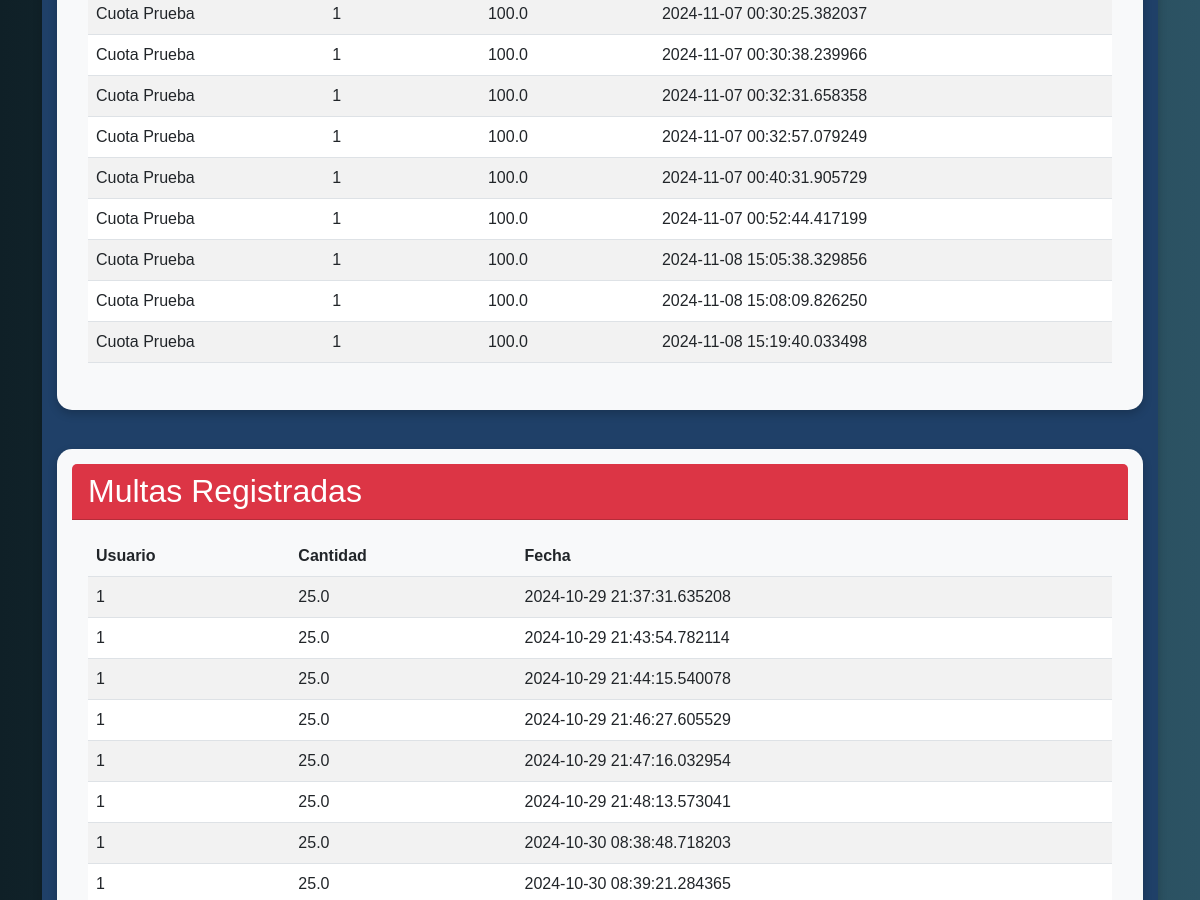
Page /dinero (signed in, middle part) on the earlier database version.
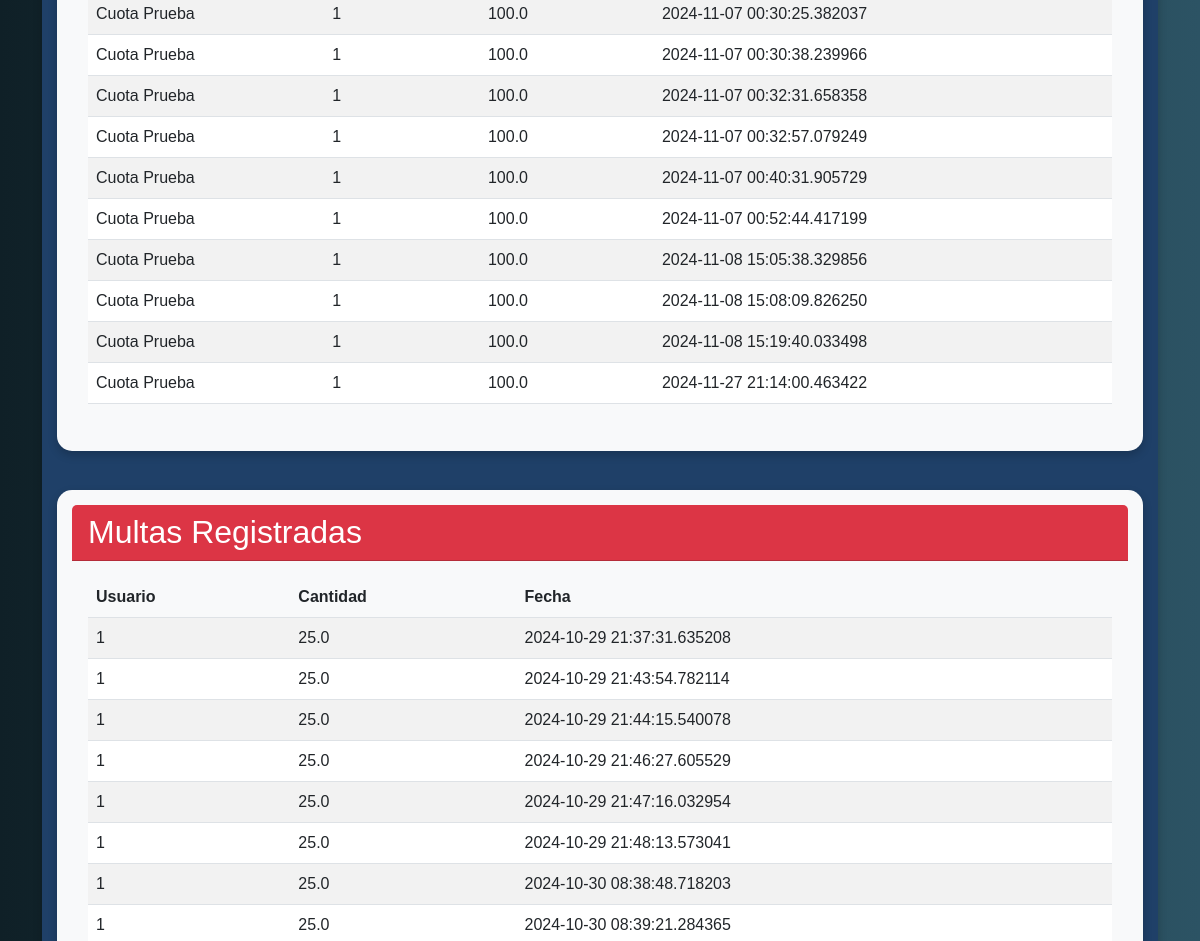
Same page on the later database version.
### dbs/db_interface.py (models this page shows)
class Quota(Base):
    __tablename__ = 'cuotas'
    id = Column(Integer, primary_key=True)
    user_id = Column(Integer, ForeignKey('users.id'), nullable=False)
    name = Column(String, nullable=False)  # Nueva columna para el nombre de la cuota
    amount = Column(Float, nullable=False)
    date = Column(DateTime, default=datetime.datetime.utcnow)
    status = Column(String, nullable=False)
    fine_id = Column(Integer, ForeignKey('multas.id'))

class Fine(Base):
    __tablename__ = 'multas'
    id = Column(Integer, primary_key=True)
    user_id = Column(Integer, ForeignKey('users.id'), nullable=False)
    amount = Column(Float, nullable=False)
    quota_id = Column(Integer, ForeignKey('cuotas.id'))  # Nueva relación con la cuota
    date = Column(DateTime, default=datetime.datetime.utcnow)

### controllers/dinero.py (the view, shortened to what this page needs)
@dinero_bp.route('/dinero', methods=['GET', 'POST'])
@login_requerido
def dinero():
    cuotas = obtener_cuotas()
    multas = obtener_multas()
    usuarios = obtener_usuarios()  # Función que recupera todos los usuarios
    return render_template('dinero.html', cuotas=cuotas, multas=multas, usuarios=usuarios)

### controllers/auth.py (called while the page is built)
def login_requerido(f):
    @wraps(f)
    def decorated_function(*args, **kwargs):
        if 'user_id' not in session:
            flash('Debes iniciar sesión para acceder a esta página.')
            return redirect(url_for('auth.login'))
        return f(*args, **kwargs)
    return decorated_function

### dbs/db_interface.py (called while the page is built)
def conectar(db_path):
    try:
        conn = sqlite3.connect(db_path)
        return conn
    except sqlite3.Error as e:
        print(f"Error al conectar con la base de datos: {e}")
        return None

def cerrar(conn):
    if conn:
        conn.close()

### dbs/db_money.py (called while the page is built)
def obtener_cuotas(path_db = 'Paquito Flores.db'):
    conn = conectar(path_db)
    if conn:
        try:
            cursor = conn.cursor()
            cursor.execute('SELECT * FROM cuotas')
            cuotas = cursor.fetchall()
            print(Fore.YELLOW + "Cuota obtenida correctamente.")
            return cuotas
        except Exception as e:
            print(Fore.RED + f"Error al obtener cuotas: {e}")
        finally:
            cerrar(conn)

def obtener_multas(path_db = 'Paquito Flores.db'):
    conn = conectar(path_db)
    if conn:
        try:
            cursor = conn.cursor()
            cursor.execute('SELECT * FROM multas')
            multas = cursor.fetchall()
            print(Fore.YELLOW + "Multa obtenida correctamente.")
            return multas
        except Exception as e:
            print(Fore.RED + f"Error al obtener multas: {e}")
        finally:
            cerrar(conn)

### dbs/db_user.py (called while the page is built)
def obtener_usuarios():
    conn = conectar('Paquito Flores.db')
    if conn:
        try:
            cursor = conn.cursor()
            cursor.execute('SELECT * FROM users')  # Selecciona todos los usuarios
            usuarios = cursor.fetchall()  # Obtén todos los resultados
            return usuarios  # Devuelve la lista de usuarios
        except Exception as e:
            print(Fore.RED + f"Error al obtener usuarios: {e}")
            return []  # Devuelve una lista vacía en caso de error
        finally:
            cerrar(conn)  # Asegúrate de cerrar la conexión

### templates/dinero.html (shortened to what this page needs)
<!DOCTYPE html>
<html lang="en">
<head>
    <link rel="stylesheet" href="https://cdn.jsdelivr.net/npm/bootstrap@5.3.0-alpha3/dist/css/bootstrap.min.css">
</head>
<body>
    <div class="container">
        <div class="card mt-5">
            <div class="card card-financiero mb-4">
                <div class="card-body">
                    <table class="table table-striped table-hover">
                        <tbody>
                            {% for cuota in cuotas %}
                                <tr>
                                    <td>{{ cuota[2] }}</td>
                                    <td>{{ cuota[1] }}</td>
                                    <td>{{ cuota[3] }}</td>
                                    <td>{{ cuota[4] }}</td>
                                </tr>
                            {% endfor %}
                        </tbody>
                    </table>
                </div>
            </div>
            <div th:if="${current_user.role == 'tesorero'}" class="card card-financiero mb-4">
                <div class="card-header bg-danger text-white">
                    <h2 class="mb-0">Multas Registradas</h2>
                </div>
                <div class="card-body">
                    <table class="table table-striped table-hover">
                        <thead>
                            <tr>
                                <th>Usuario</th>
                                <th>Cantidad</th>
                                <th>Fecha</th>
                            </tr>
                        </thead>
                        <tbody>
                            {% for multa in multas %}
                                <tr>
                                    <td>{{ multa[1] }}</td>
                                    <td>{{ multa[2] }}</td>
                                    <td>{{ multa[4] }}</td>
                                </tr>
                            {% endfor %}
                        </tbody>
                    </table>
                </div>
            </div>
        </div>
</body>
</html>

### templates/dinero.html (style rules this page uses)
body { background: linear-gradient(to right, #0f2027, #203a43, #2c5364); color: #ffffff; font-family: 'Arial', sans-serif; overflow-x: hidden; display: flex; align-items: center; flex-direction: column; }
.container { margin-top: 20px; }
.card { background-color: #1f4068; border: none; color: white; transition: transform 0.3s, box-shadow 0.3s; margin: 15px 0; padding: 15px; border-radius: 15px; box-shadow: 0 4px 10px rgba(0, 0, 0, 0.2); }
.card-financiero { background-color: #f8f9fa; border: none; color: white; transition: transform 0.3s, box-shadow 0.3s; margin: 15px 0; padding: 15px; border-radius: 15px; box-shadow: 0 4px 10px rgba(0, 0, 0, 0.2); }
.table th { background-color: #f8f9fa; font-weight: bold; }

Differences in the rows shown:
added Quota: name "Cuota Prueba", user "1", amount "100.0", date "2024-11-27 21:14:00.463422"
